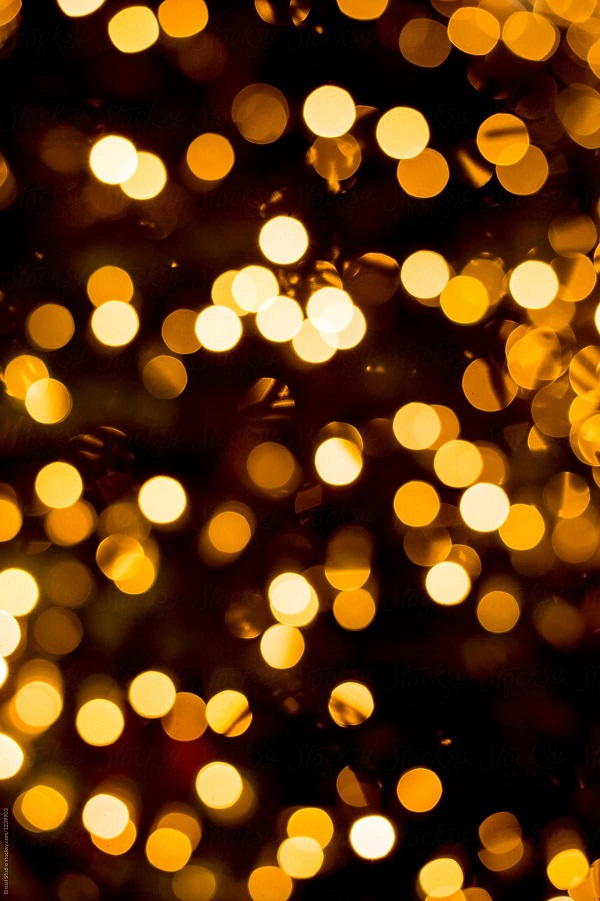
#> input picture images/blur_image.jpg, 600 x 901 px
$ jupyter execute closing.ipynb
#> lines starting #> are read from the running program, lines starting #| are printed output that depends on the picture
[cell 1]
import cv2
import numpy

# Closing custom function
def imageClosing(image, karnel, loop):
    dialation = cv2.dilate(image, karnel, loop)
    result = cv2.erode(dialation, karnel, loop)
    return result

inputImg = cv2.imread('../images/blur_image.jpg', cv2.IMREAD_UNCHANGED)
#> inputImg is the input picture: shape (901, 600, 3); mean B, G, R 18, 56.2, 95.3
cv2.imshow('Input Image', inputImg)

kernel = numpy.ones((3, 3), numpy.uint8)

firstClosing = imageClosing(inputImg, kernel, 1)
#> in imageClosing, `dialation = cv2.dilate(image, karnel, loop)`:
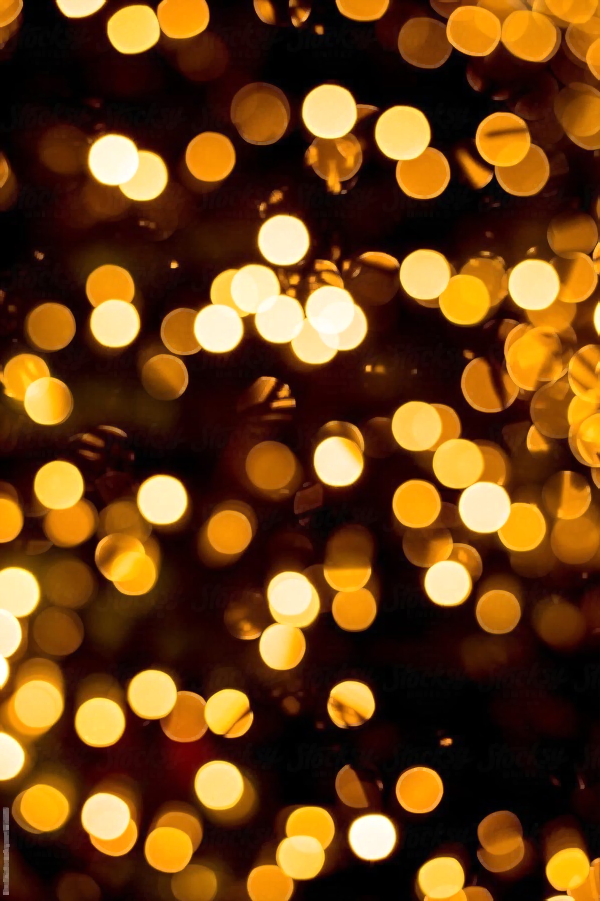
#> dialation: shape (901, 600, 3); mean B, G, R 23.2, 63.3, 103.3
secondClosing = imageClosing(firstClosing, kernel, 1)

cv2.imshow('First Closing', firstClosing)
cv2.imshow('Second Closing', secondClosing)


cv2.waitKey(0)
cv2.destroyAllWindows()
